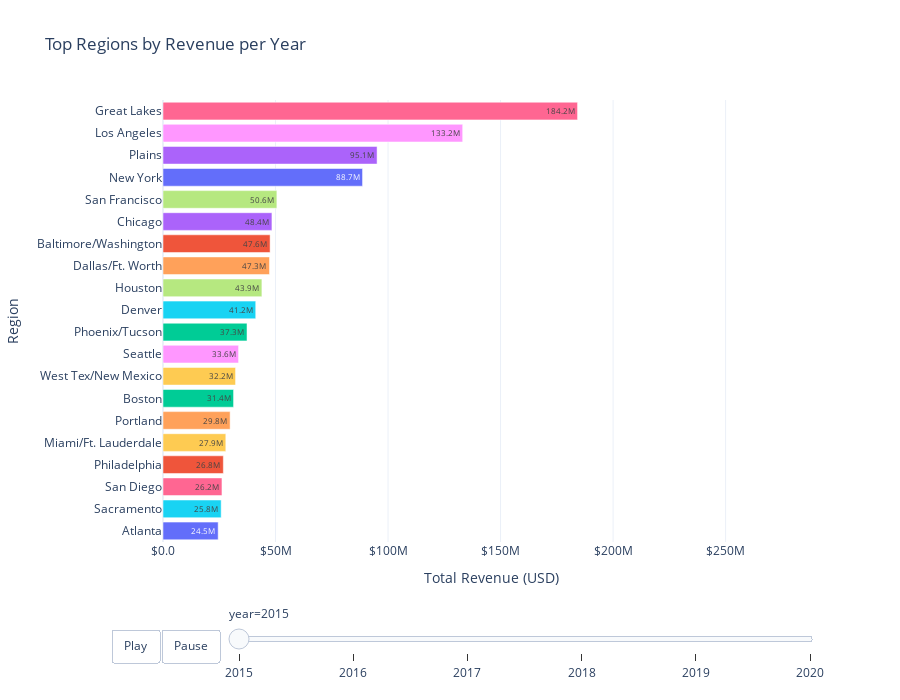

Write notebook code for a chart like this one.
### Markdown cell above
## 4e. Top Revenues Across Years - Dynamic

### Code cell
bar_data = top_20_detailed.groupby(['geography', 'year']).agg(
    total_revenue=('total_revenue', 'sum')
).reset_index()
bar_data['total_revenue_formatted'] = bar_data['total_revenue'].apply(format_rev)

bar_fig = px.bar(
    bar_data,
    x="total_revenue",
    y="geography",
    color="geography",
    animation_frame="year",
    orientation="h",
    title="Top Regions by Revenue per Year",
    labels={"total_revenue": "Total Revenue (USD)", "geography": "Region"},
    text="total_revenue_formatted",
    hover_data={"total_revenue_formatted": False}
)

max_revenue = bar_data['total_revenue'].max()
bar_fig.update_layout(
    xaxis=dict(
        title="Total Revenue (USD)",
        tickformat="$.2s",
        range=[0, max_revenue * 1.1]  # Extend slightly beyond max value for padding
    ),
    yaxis=dict(title="Region", categoryorder="total ascending"),
    template="plotly_white",
    height=700,
    showlegend=False,
    updatemenus=[{
        "buttons": [
            {
                "args": [None, {"frame": {"duration": 1500, "redraw": True}, "fromcurrent": True}],
                "label": "Play",
                "method": "animate",
            },
            {
                "args": [[None], {"frame": {"duration": 0, "redraw": True}, "mode": "immediate", "transition": {"duration": 0}}],
                "label": "Pause",
                "method": "animate",
            },
        ],
        "direction": "left",
        "pad": {"r": 10, "t": 87},
        "showactive": False,
        "type": "buttons",
        "x": 0.1,
        "xanchor": "right",
        "y": 0,
        "yanchor": "top",
    }]
)
bar_fig.show()

### Figure 1 — Plotly figure (JSON) as saved in the notebook; plotly's stock layout.template omitted (floating-point values rounded to 4 significant figures)
{"data": [{"alignmentgroup": "True", "customdata": [["24.5M"]], "hovertemplate": "Region=%{y}<br>year=2015<br>Total Revenue (USD)=%{x}<extra></extra>", "legendgroup": "Atlanta", "marker": {"color": "#636efa", "pattern": {"shape": ""}}, "name": "Atlanta", "offsetgroup": "Atlanta", "orientation": "h", "showlegend": true, "text": ["24.5M"], "textposition": "auto", "type": "bar", "x": [24520000.0], "xaxis": "x", "y": ["Atlanta"], "yaxis": "y"}, {"alignmentgroup": "True", "customdata": [["47.6M"]], "hovertemplate": "Region=%{y}<br>year=2015<br>Total Revenue (USD)=%{x}<extra></extra>", "legendgroup": "Baltimore/Washington", "marker": {"color": "#EF553B", "pattern": {"shape": ""}}, "name": "Baltimore/Washington", "offsetgroup": "Baltimore/Washington", "orientation": "h", "showlegend": true, "text": ["47.6M"], "textposition": "auto", "type": "bar", "x": [47590000.0], "xaxis": "x", "y": ["Baltimore/Washington"], "yaxis": "y"}, {"alignmentgroup": "True", "customdata": [["31.4M"]], "hovertemplate": "Region=%{y}<br>year=2015<br>Total Revenue (USD)=%{x}<extra></extra>", "legendgroup": "Boston", "marker": {"color": "#00cc96", "pattern": {"shape": ""}}, "name": "Boston", "offsetgroup": "Boston", "orientation": "h", "showlegend": true, "text": ["31.4M"], "textposition": "auto", "type": "bar", "x": [31350000.0], "xaxis": "x", "y": ["Boston"], "yaxis": "y"}, {"alignmentgroup": "True", "customdata": [["48.4M"]], "hovertemplate": "Region=%{y}<br>year=2015<br>Total Revenue (USD)=%{x}<extra></extra>", "legendgroup": "Chicago", "marker": {"color": "#ab63fa", "pattern": {"shape": ""}}, "name": "Chicago", "offsetgroup": "Chicago", "orientation": "h", "showlegend": true, "text": ["48.4M"], "textposition": "auto", "type": "bar", "x": [48400000.0], "xaxis": "x", "y": ["Chicago"], "yaxis": "y"}, {"alignmentgroup": "True", "customdata": [["47.3M"]], "hovertemplate": "Region=%{y}<br>year=2015<br>Total Revenue (USD)=%{x}<extra></extra>", "legendgroup": "Dallas/Ft. Worth", "marker": {"color": "#FFA15A", "pattern": {"shape": ""}}, "name": "Dallas/Ft. Worth", "offsetgroup": "Dallas/Ft. Worth", "orientation": "h", "showlegend": true, "text": ["47.3M"], "textposition": "auto", "type": "bar", "x": [47340000.0], "xaxis": "x", "y": ["Dallas/Ft. Worth"], "yaxis": "y"}, {"alignmentgroup": "True", "customdata": [["41.2M"]], "hovertemplate": "Region=%{y}<br>year=2015<br>Total Revenue (USD)=%{x}<extra></extra>", "legendgroup": "Denver", "marker": {"color": "#19d3f3", "pattern": {"shape": ""}}, "name": "Denver", "offsetgroup": "Denver", "orientation": "h", "showlegend": true, "text": ["41.2M"], "textposition": "auto", "type": "bar", "x": [41200000.0], "xaxis": "x", "y": ["Denver"], "yaxis": "y"}, {"alignmentgroup": "True", "customdata": [["184.2M"]], "hovertemplate": "Region=%{y}<br>year=2015<br>Total Revenue (USD)=%{x}<extra></extra>", "legendgroup": "Great Lakes", "marker": {"color": "#FF6692", "pattern": {"shape": ""}}, "name": "Great Lakes", "offsetgroup": "Great Lakes", "orientation": "h", "showlegend": true, "text": ["184.2M"], "textposition": "auto", "type": "bar", "x": [184200000.0], "xaxis": "x", "y": ["Great Lakes"], "yaxis": "y"}, {"alignmentgroup": "True", "customdata": [["43.9M"]], "hovertemplate": "Region=%{y}<br>year=2015<br>Total Revenue (USD)=%{x}<extra></extra>", "legendgroup": "Houston", "marker": {"color": "#B6E880", "pattern": {"shape": ""}}, "name": "Houston", "offsetgroup": "Houston", "orientation": "h", "showlegend": true, "text": ["43.9M"], "textposition": "auto", "type": "bar", "x": [43950000.0], "xaxis": "x", "y": ["Houston"], "yaxis": "y"}, {"alignmentgroup": "True", "customdata": [["133.2M"]], "hovertemplate": "Region=%{y}<br>year=2015<br>Total Revenue (USD)=%{x}<extra></extra>", "legendgroup": "Los Angeles", "marker": {"color": "#FF97FF", "pattern": {"shape": ""}}, "name": "Los Angeles", "offsetgroup": "Los Angeles", "orientation": "h", "showlegend": true, "text": ["133.2M"], "textposition": "auto", "type": "bar", "x": [133200000.0], "xaxis": "x", "y": ["Los Angeles"], "yaxis": "y"}, {"alignmentgroup": "True", "customdata": [["27.9M"]], "hovertemplate": "Region=%{y}<br>year=2015<br>Total Revenue (USD)=%{x}<extra></extra>", "legendgroup": "Miami/Ft. Lauderdale", "marker": {"color": "#FECB52", "pattern": {"shape": ""}}, "name": "Miami/Ft. Lauderdale", "offsetgroup": "Miami/Ft. Lauderdale", "orientation": "h", "showlegend": true, "text": ["27.9M"], "textposition": "auto", "type": "bar", "x": [27910000.0], "xaxis": "x", "y": ["Miami/Ft. Lauderdale"], "yaxis": "y"}, {"alignmentgroup": "True", "customdata": [["88.7M"]], "hovertemplate": "Region=%{y}<br>year=2015<br>Total Revenue (USD)=%{x}<extra></extra>", "legendgroup": "New York", "marker": {"color": "#636efa", "pattern": {"shape": ""}}, "name": "New York", "offsetgroup": "New York", "orientation": "h", "showlegend": true, "text": ["88.7M"], "textposition": "auto", "type": "bar", "x": [88670000.0], "xaxis": "x", "y": ["New York"], "yaxis": "y"}, {"alignmentgroup": "True", "customdata": [["26.8M"]], "hovertemplate": "Region=%{y}<br>year=2015<br>Total Revenue (USD)=%{x}<extra></extra>", "legendgroup": "Philadelphia", "marker": {"color": "#EF553B", "pattern": {"shape": ""}}, "name": "Philadelphia", "offsetgroup": "Philadelphia", "orientation": "h", "showlegend": true, "text": ["26.8M"], "textposition": "auto", "type": "bar", "x": [26810000.0], "xaxis": "x", "y": ["Philadelphia"], "yaxis": "y"}, {"alignmentgroup": "True", "customdata": [["37.3M"]], "hovertemplate": "Region=%{y}<br>year=2015<br>Total Revenue (USD)=%{x}<extra></extra>", "legendgroup": "Phoenix/Tucson", "marker": {"color": "#00cc96", "pattern": {"shape": ""}}, "name": "Phoenix/Tucson", "offsetgroup": "Phoenix/Tucson", "orientation": "h", "showlegend": true, "text": ["37.3M"], "textposition": "auto", "type": "bar", "x": [37330000.0], "xaxis": "x", "y": ["Phoenix/Tucson"], "yaxis": "y"}, {"alignmentgroup": "True", "customdata": [["95.1M"]], "hovertemplate": "Region=%{y}<br>year=2015<br>Total Revenue (USD)=%{x}<extra></extra>", "legendgroup": "Plains", "marker": {"color": "#ab63fa", "pattern": {"shape": ""}}, "name": "Plains", "offsetgroup": "Plains", "orientation": "h", "showlegend": true, "text": ["95.1M"], "textposition": "auto", "type": "bar", "x": [95130000.0], "xaxis": "x", "y": ["Plains"], "yaxis": "y"}, {"alignmentgroup": "True", "customdata": [["29.8M"]], "hovertemplate": "Region=%{y}<br>year=2015<br>Total Revenue (USD)=%{x}<extra></extra>", "legendgroup": "Portland", "marker": {"color": "#FFA15A", "pattern": {"shape": ""}}, "name": "Portland", "offsetgroup": "Portland", "orientation": "h", "showlegend": true, "text": ["29.8M"], "textposition": "auto", "type": "bar", "x": [29830000.0], "xaxis": "x", "y": ["Portland"], "yaxis": "y"}, {"alignmentgroup": "True", "customdata": [["25.8M"]], "hovertemplate": "Region=%{y}<br>year=2015<br>Total Revenue (USD)=%{x}<extra></extra>", "legendgroup": "Sacramento", "marker": {"color": "#19d3f3", "pattern": {"shape": ""}}, "name": "Sacramento", "offsetgroup": "Sacramento", "orientation": "h", "showlegend": true, "text": ["25.8M"], "textposition": "auto", "type": "bar", "x": [25850000.0], "xaxis": "x", "y": ["Sacramento"], "yaxis": "y"}, {"alignmentgroup": "True", "customdata": [["26.2M"]], "hovertemplate": "Region=%{y}<br>year=2015<br>Total Revenue (USD)=%{x}<extra></extra>", "legendgroup": "San Diego", "marker": {"color": "#FF6692", "pattern": {"shape": ""}}, "name": "San Diego", "offsetgroup": "San Diego", "orientation": "h", "showlegend": true, "text": ["26.2M"], "textposition": "auto", "type": "bar", "x": [26200000.0], "xaxis": "x", "y": ["San Diego"], "yaxis": "y"}, {"alignmentgroup": "True", "customdata": [["50.6M"]], "hovertemplate": "Region=%{y}<br>year=2015<br>Total Revenue (USD)=%{x}<extra></extra>", "legendgroup": "San Francisco", "marker": {"color": "#B6E880", "pattern": {"shape": ""}}, "name": "San Francisco", "offsetgroup": "San Francisco", "orientation": "h", "showlegend": true, "text": ["50.6M"], "textposition": "auto", "type": "bar", "x": [50600000.0], "xaxis": "x", "y": ["San Francisco"], "yaxis": "y"}, {"alignmentgroup": "True", "customdata": [["33.6M"]], "hovertemplate": "Region=%{y}<br>year=2015<br>Total Revenue (USD)=%{x}<extra></extra>", "legendgroup": "Seattle", "marker": {"color": "#FF97FF", "pattern": {"shape": ""}}, "name": "Seattle", "offsetgroup": "Seattle", "orientation": "h", "showlegend": true, "text": ["33.6M"], "textposition": "auto", "type": "bar", "x": [33570000.0], "xaxis": "x", "y": ["Seattle"], "yaxis": "y"}, {"alignmentgroup": "True", "customdata": [["32.2M"]], "hovertemplate": "Region=%{y}<br>year=2015<br>Total Revenue (USD)=%{x}<extra></extra>", "legendgroup": "West Tex/New Mexico", "marker": {"color": "#FECB52", "pattern": {"shape": ""}}, "name": "West Tex/New Mexico", "offsetgroup": "West Tex/New Mexico", "orientation": "h", "showlegend": true, "text": ["32.2M"], "textposition": "auto", "type": "bar", "x": [32240000.0], "xaxis": "x", "y": ["West Tex/New Mexico"], "yaxis": "y"}], "layout": {"barmode": "relative", "height": 700, "legend": {"title": {"text": "Region"}, "tracegroupgap": 0}, "showlegend": false, "sliders": [{"active": 0, "currentvalue": {"prefix": "year="}, "len": 0.9, "pad": {"b": 10, "t": 60}, "steps": [{"args": [["2015"], {"frame": {"duration": 0, "redraw": true}, "fromcurrent": true, "mode": "immediate", "transition": {"duration": 0, "easing": "linear"}}], "label": "2015", "method": "animate"}, {"args": [["2016"], {"frame": {"duration": 0, "redraw": true}, "fromcurrent": true, "mode": "immediate", "transition": {"duration": 0, "easing": "linear"}}], "label": "2016", "method": "animate"}, {"args": [["2017"], {"frame": {"duration": 0, "redraw": true}, "fromcurrent": true, "mode": "immediate", "transition": {"duration": 0, "easing": "linear"}}], "label": "2017", "method": "animate"}, {"args": [["2018"], {"frame": {"duration": 0, "redraw": true}, "fromcurrent": true, "mode": "immediate", "transition": {"duration": 0, "easing": "linear"}}], "label": "2018", "method": "animate"}, {"args": [["2019"], {"frame": {"duration": 0, "redraw": true}, "fromcurrent": true, "mode": "immediate", "transition": {"duration": 0, "easing": "linear"}}], "label": "2019", "method": "animate"}, {"args": [["2020"], {"frame": {"duration": 0, "redraw": true}, "fromcurrent": true, "mode": "immediate", "transition": {"duration": 0, "easing": "linear"}}], "label": "2020", "method": "animate"}], "x": 0.1, "xanchor": "left", "y": 0, "yanchor": "top"}], "title": {"text": "Top Regions by Revenue per Year"}, "updatemenus": [{"buttons": [{"args": [null, {"frame": {"duration": 1500, "redraw": true}, "fromcurrent": true}], "label": "Play", "method": "animate"}, {"args": [[null], {"frame": {"duration": 0, "redraw": true}, "mode": "immediate", "transition": {"duration": 0}}], "label": "Pause", "method": "animate"}], "direction": "left", "pad": {"r": 10, "t": 87}, "showactive": false, "type": "buttons", "x": 0.1, "xanchor": "right", "y": 0, "yanchor": "top"}], "xaxis": {"anchor": "y", "domain": [0, 1], "range": [0, 291900000.0], "tickformat": "$.2s", "title": {"text": "Total Revenue (USD)"}}, "yaxis": {"anchor": "x", "categoryarray": ["West Tex/New Mexico", "Seattle", "San Francisco", "San Diego", "Sacramento", "Portland", "Plains", "Phoenix/Tucson", "Philadelphia", "New York", "Miami/Ft. Lauderdale", "Los Angeles", "Houston", "Great Lakes", "Denver", "Dallas/Ft. Worth", "Chicago", "Boston", "Baltimore/Washington", "Atlanta"], "categoryorder": "total ascending", "domain": [0, 1], "title": {"text": "Region"}}}}
